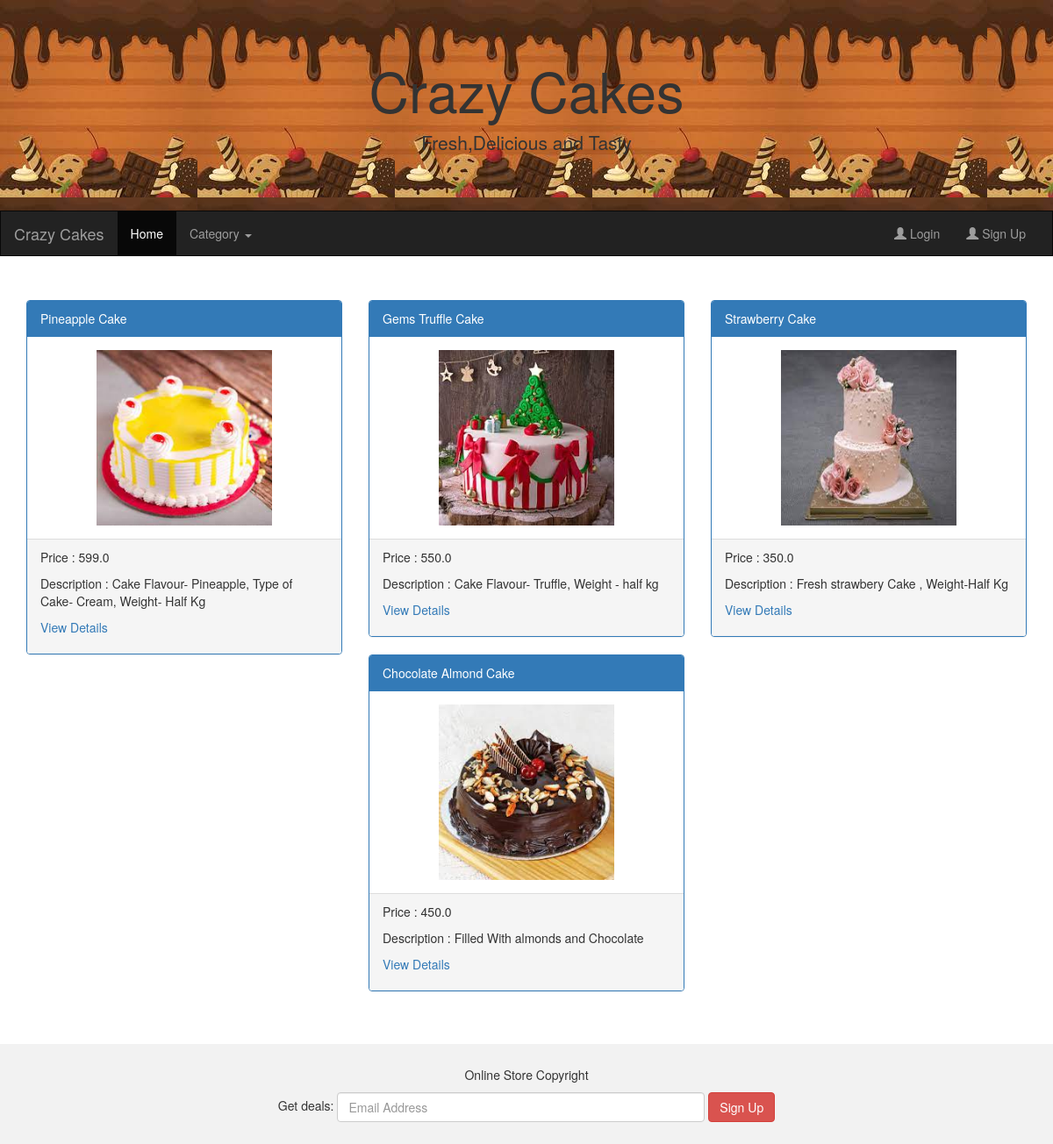
Screenshot of /ShowCakes/4 with the database file from the repository.
### AdminApp/models.py (models this page shows)
class Cake(models.Model):
    cake_name =models.CharField(max_length=50)
    price = models.FloatField(default=350)
    description = models.CharField(max_length=100)
    imageurl = models.ImageField(upload_to ='Images',default='abc.jpg')
    category = models.ForeignKey(Category,on_delete=models.CASCADE)
    class Meta:
        db_table = 'Cake'

### UserApp/views.py (the view)
# urls.py: path('ShowCakes/<cid>',views.ShowCakes),
def ShowCakes(request,cid):
    cats = Category.objects.all()
    cat = Category.objects.get(id=cid)
    cakes = Cake.objects.filter(category=cat)
    return render(request,"master.html",{"cats":cats,"cakes":cakes})

### UserApp/templates/master.html (shortened to what this page needs)
{%load static%}
<!DOCTYPE html>
<html lang="en">
<head>
  <link rel="stylesheet" href="https://maxcdn.bootstrapcdn.com/bootstrap/3.4.1/css/bootstrap.min.css">
</head>
<body>
<div class="jumbotron">
  <div class="container text-center">
    <h1>Crazy Cakes</h1>
    <p>Fresh,Delicious and Tasty</p>
  </div>
</div>
<nav class="navbar navbar-inverse">
  <div class="container-fluid">
    <div class="navbar-header">
      {%if "uname" in request.session%}
      <a class="navbar-brand" href="#">Welcome {{request.session.uname}}</a>
      {%else%}
      <a class="navbar-brand" href="#">Crazy Cakes</a>
      {%endif%}
    </div>
    <div class="collapse navbar-collapse" id="myNavbar">
      <ul class="nav navbar-nav">
        <li class="active"><a href="/">Home</a></li>
        <li class="dropdown">
            <a class="dropdown-toggle" data-toggle="dropdown" href="#">Category
            <span class="caret"></span></a>
          </li>
      </ul>
      <ul class="nav navbar-nav navbar-right">
        {%if "uname" in request.session%}
        <li><a href="/Logout"><span class="glyphicon glyphicon-user"></span> Logout </a></li>
        <li><a href="/ShowAllCartItems"><span class="glyphicon glyphicon-shopping-cart"></span> Cart</a></li>
        {%else%}
        <li><a href="/Login"><span class="glyphicon glyphicon-user"></span> Login </a></li>
        <li><a href="/SignUp"><span class="glyphicon glyphicon-user"></span> Sign Up </a></li>
        {%endif%}
      </ul>
    </div>
  </div>
</nav>
{%block content%}
<div class="container">
  <div class="row">
    {%for cake in cakes%}
    <div class="col-sm-4">
      <div class="panel panel-primary">
        <div class="panel-heading">{{cake.cake_name}}</div>
        <div class="panel-body"><center><img src="{{cake.imageurl.url}}" class="img-responsive" style="width:200px;height:200px" alt="Image"></center></div>
        <div class="panel-footer">
          <p>Price : {{cake.price}}</p>
          <p>Description : {{cake.description}}</p>
          <p><a href="/ViewDetails/{{cake.id}}">View Details</a></p>
        </div>
      </div>
    </div>
    {%endfor%}
  </div>
</div><br><br>
{%endblock%}
<footer class="container-fluid text-center">
  <p>Online Store Copyright</p>
  <form class="form-inline">Get deals:
    <input type="email" class="form-control" size="50" placeholder="Email Address">
    <button type="button" class="btn btn-danger">Sign Up</button>
  </form>
</footer>
</body>
</html>

### rows the page displays
Cake: cake_name "Pineapple Cake", imageurl (picture), price "599.0", description "Cake Flavour- Pineapple, Type of Cake- Cream, Weight- Half Kg"
Cake: cake_name "Gems Truffle Cake", imageurl (picture), price "550.0", description "Cake Flavour- Truffle, Weight - half kg"
Cake: cake_name "Strawberry Cake", imageurl (picture), price "350.0", description "Fresh strawbery Cake , Weight-Half Kg"
Cake: cake_name "Chocolate Almond Cake", imageurl (picture), price "450.0", description "Filled With almonds and Chocolate"
